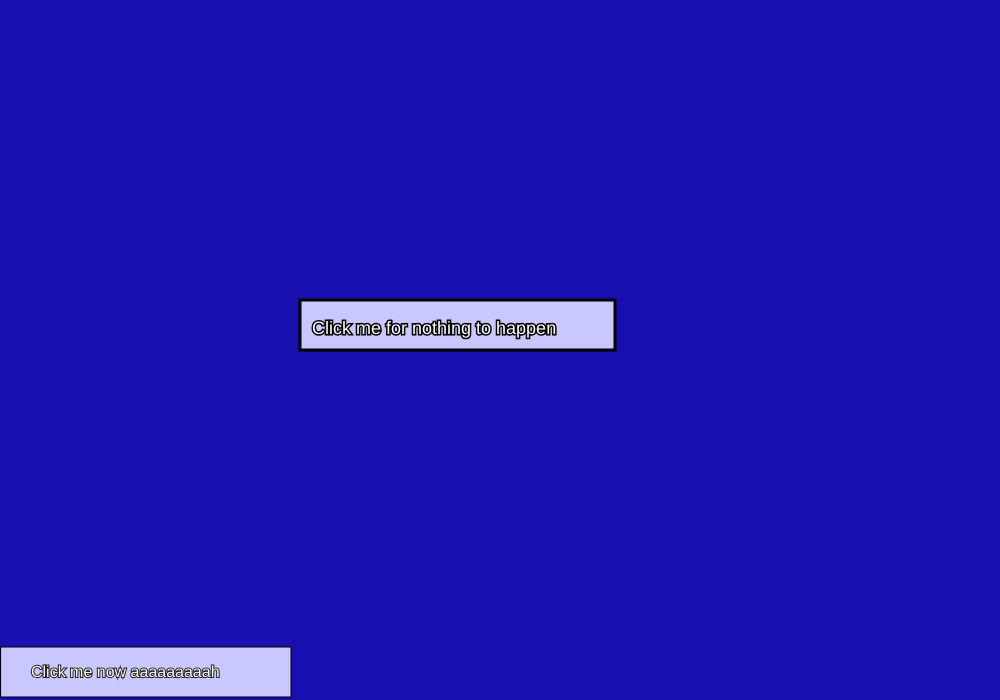
Frame 1 (no input)
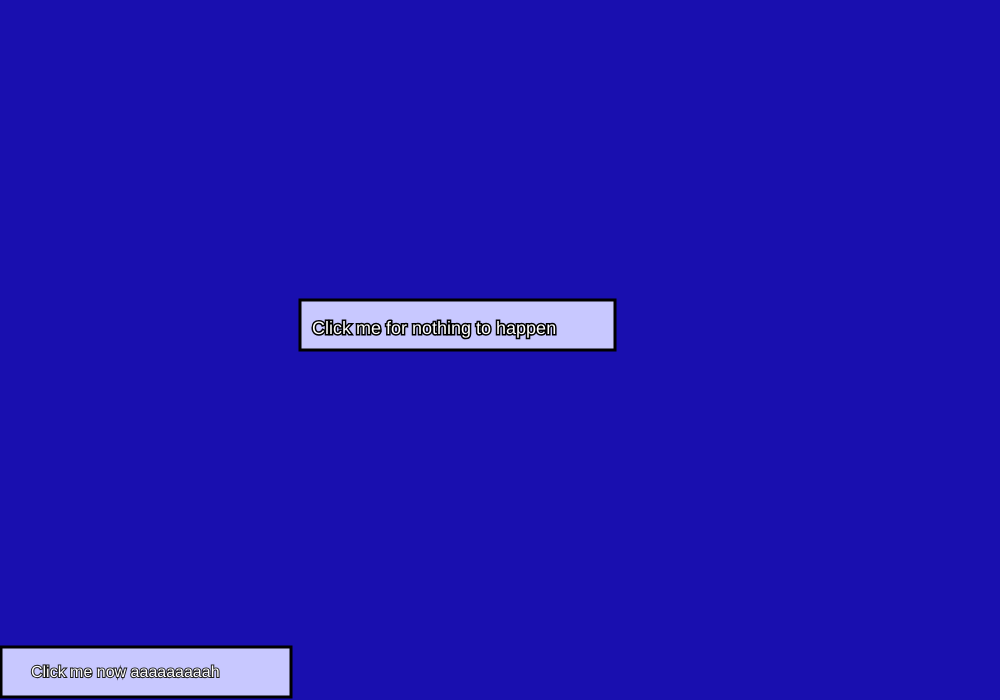
Frame 60 (no input)
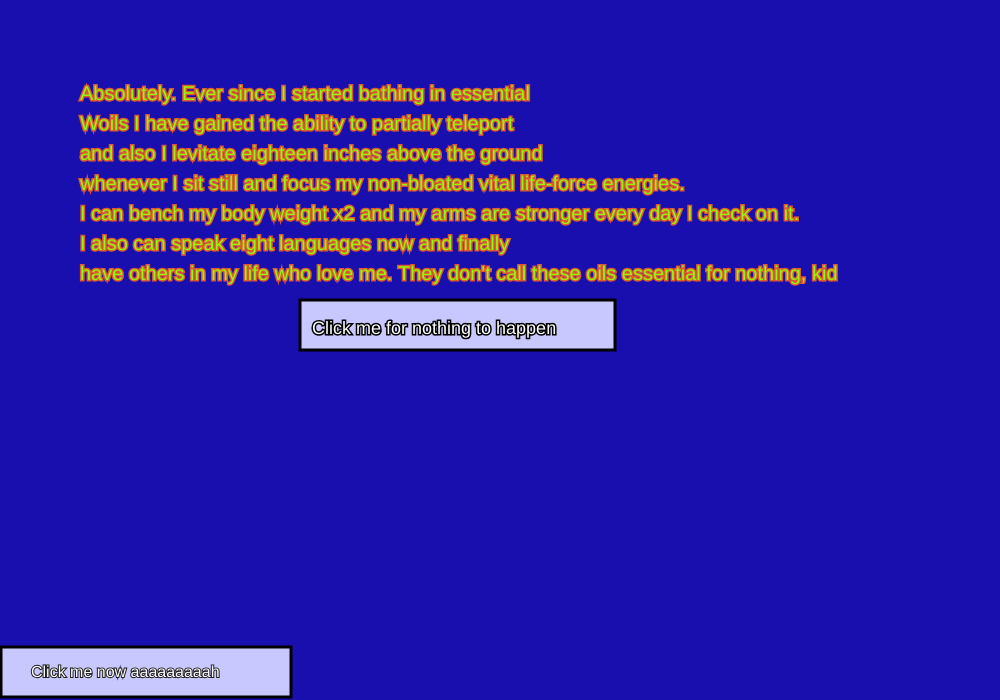
Frame 120 (the mouse pressed at the canvas centre since frame 60)

The p5.js sketch that drew these frames (run headless with seeded random() and noise() and a simulated clock; from frame 60 on, the mouse is pressed at the canvas centre):

// p5.js sketch
// ── sketch.js
var button2X;
var button2Y;

function setup()
{
  createCanvas(1000,700);
  button2X = 1;
  button2Y = 647;
  button2Z = 385
}
function draw()
{
	background(25,15,175)


  	fill(200,200,255);
  	stroke(0,0,0);
  	rect(button2X,button2Y,290,50);

  	if (mouseX > button2X && mouseX < button2X + 180 && mouseY > button2Y && mouseY < button2Y+50)
  	{
  		fill(248,89,255);
  		stroke(51,70,190);
  		textSize(16);
  		text("this is a very very long box",button2X+30-5,button2Y+30+2);
  	}
  	else
  	{
  		fill(255,255,255);
  		stroke(30,30,30);
      strokeWeight(2);
  		textSize(16);
  		text("Click me now aaaaaaaaah",button2X+30,button2Y+30);
  	}

	if (mouseX > 10 && mouseX < 10 + 315 && mouseY > 10 && mouseY < 10+300)
	{
		fill(55,20,100);
		stroke(0,0,0);
		strokeWeight(3);
		rect(300,300,315,50);
	}
	else
	{
		fill(200,200,255);
		stroke(0,0,0);
		strokeWeight(3);
		rect(300,300,315,50);
	}

	fill(255,255,255);
	stroke(0,0,0);
	textSize(18);
	text("Click me for nothing to happen",312,334);

    if (mouseIsPressed == true)
    {
      fill(147,247,14);
      stroke(220,90,50);
      textSize(20);
      text("Absolutely. Ever since I started bathing in essential",80,100);
      text("Woils I have gained the ability to partially teleport",80,130);
      text("and also I levitate eighteen inches above the ground ",80,160);
      text("whenever I sit still and focus my non-bloated vital life-force energies.",80,190);
      text("I can bench my body weight x2 and my arms are stronger every day I check on it.",80,220)
      text("I also can speak eight languages now and finally",80,250)
      text("have others in my life who love me. They don't call these oils essential for nothing, kid",80,280)
    }

}
